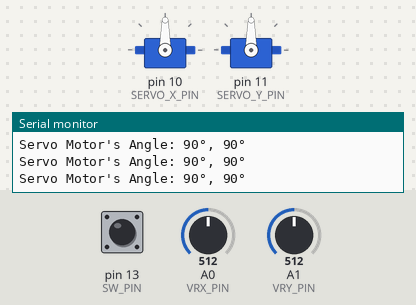
The sketch below on a simulated Arduino Uno, built with avr-gcc and run on an emulated ATmega328P. Shown: 2 × servo, the last lines printed to the serial monitor. Inputs (shaded band) come from the test bench; at power-on: A0 (VRX_PIN) = 512, A1 (VRY_PIN) = 512, pin 13 (SW_PIN) HIGH.

Above: at 1.2 s.
1.3 s: A0 (VRX_PIN) set to 412
4.3 s: A0 (VRX_PIN) set to 387
At 5.69 s:
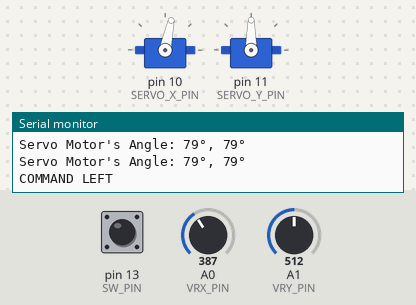
7.3 s: A1 (VRY_PIN) set to 417
At 7.92 s:
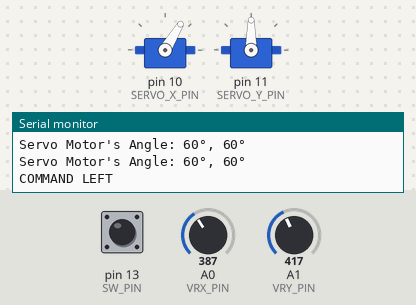
10.3 s: A1 (VRY_PIN) set to 385
At 10.41 s:
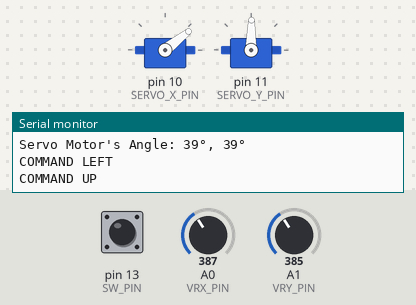
13.3 s: pin 13 (SW_PIN) pulled LOW for 0.15 s
16.4 s: A0 (VRX_PIN) set to 410
At 16.48 s:
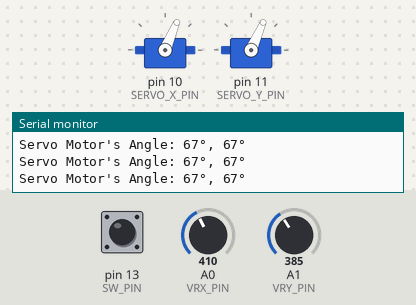
Timing chart, 0 to 23.4 s (numbered marks = the images above; inputs shaded):
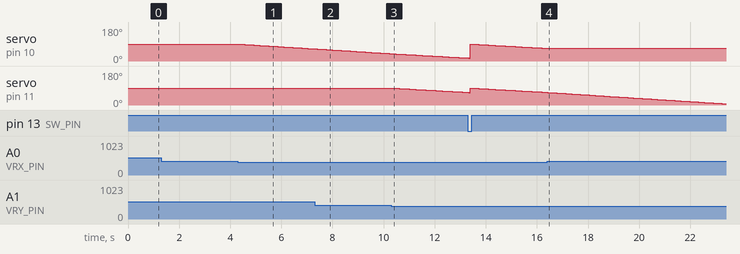

Measured:
- the behaviour switches between 400 and 399 on A0 (VRX_PIN) (found by bisection; images 0 and 1)
- the behaviour switches between 400 and 399 on A1 (VRY_PIN) (found by bisection; images 2 and 3)
- after the input at 4.3 s, servo on pin 10 (SERVO_X_PIN): moves from 90° to 64° over 2.9 s, starting at once
- after the input at 10.3 s, servo on pin 11 (SERVO_Y_PIN): moves from 90° to 67° over 2.9 s, starting after 0.05 s
- after the input at 16.4 s, servo on pin 10 (SERVO_X_PIN): stays 67° (without the input it goes to 66° after 0.05 s)

The sketch:

script.ino
```cpp
#include <Servo.h>
#include <ezButton.h>

#define VRX_PIN      A0 // Arduino pin connected to VRX pin
#define VRY_PIN      A1 // Arduino pin connected to VRY pin
#define SW_PIN   13  // Arduino pin connected to SW  pin
#define SERVO_X_PIN  10  // Arduino pin connected to Servo motor 1
#define SERVO_Y_PIN  11  // Arduino pin connected to Servo motor 2

#define COMMAND_NO     0x00
#define COMMAND_LEFT   0x01
#define COMMAND_RIGHT  0x02
#define COMMAND_UP     0x04
#define COMMAND_DOWN   0x08

#define LEFT_THRESHOLD  400
#define RIGHT_THRESHOLD 800
#define UP_THRESHOLD    400
#define DOWN_THRESHOLD  800

#define UPDATE_INTERVAL 100 // 100ms

ezButton button(SW_PIN);
Servo xServo;  // create servo object to control a servo 1
Servo yServo;  // create servo object to control a servo 2

int xValue = 0 ; // To store value of the X axis
int yValue = 0 ; // To store value of the Y axis
int xAngle = 90; // the center position of servo #1
int yAngle = 90; // the center position of servo #2
int command = COMMAND_NO;

unsigned long lastUpdateTime = 0;

void setup() {
  Serial.begin(9600) ;

  xServo.attach(SERVO_X_PIN);
  yServo.attach(SERVO_Y_PIN);

  button.setDebounceTime(50); // set debounce time to 50 milliseconds
}

void loop() {
  button.loop(); // MUST call the loop() function first

  if (millis() - lastUpdateTime > UPDATE_INTERVAL) {
    lastUpdateTime = millis() ;

    // read analog X and Y analog values
    xValue = analogRead(VRX_PIN);
    yValue = analogRead(VRY_PIN);

    // converts the analog value to commands
    // reset commands
    command = COMMAND_NO;

    // check left/right commands
    if (xValue < LEFT_THRESHOLD)
      command = command | COMMAND_LEFT;
    else if (xValue > RIGHT_THRESHOLD)
      command = command | COMMAND_RIGHT;

    // check up/down commands
    if (yValue < UP_THRESHOLD)
      command = command | COMMAND_UP;
    else if (yValue > DOWN_THRESHOLD)
      command = command | COMMAND_DOWN;

    // NOTE: AT A TIME, THERE MAY BE NO COMMAND, ONE COMMAND OR TWO COMMANDS

    // print command to serial and process command
    if (command & COMMAND_LEFT) {
      Serial.println("COMMAND LEFT");
      xAngle--;
    }

    if (command & COMMAND_RIGHT) {
      Serial.println("COMMAND RIGHT");
      xAngle++;
    }

    if (command & COMMAND_UP) {
      Serial.println("COMMAND UP");
      yAngle--;
    }

    if (command & COMMAND_DOWN) {
      Serial.println("COMMAND DOWN");
      yAngle++;
    }
  }

  if (button.isPressed()) {
    Serial.println("The button is pressed");
    xAngle = 90; // the center position of servo #1
    yAngle = 90; // the center position of servo #2
  }

  xServo.write(xAngle); // rotate servo motor 1
  yServo.write(yAngle); // rotate servo motor 2

  // print data to Serial Monitor on Arduino IDE
  Serial.print("Servo Motor's Angle: ");
  Serial.print(xAngle);
  Serial.print("°, ");
  Serial.print(xAngle);
  Serial.println("°");
}
```
